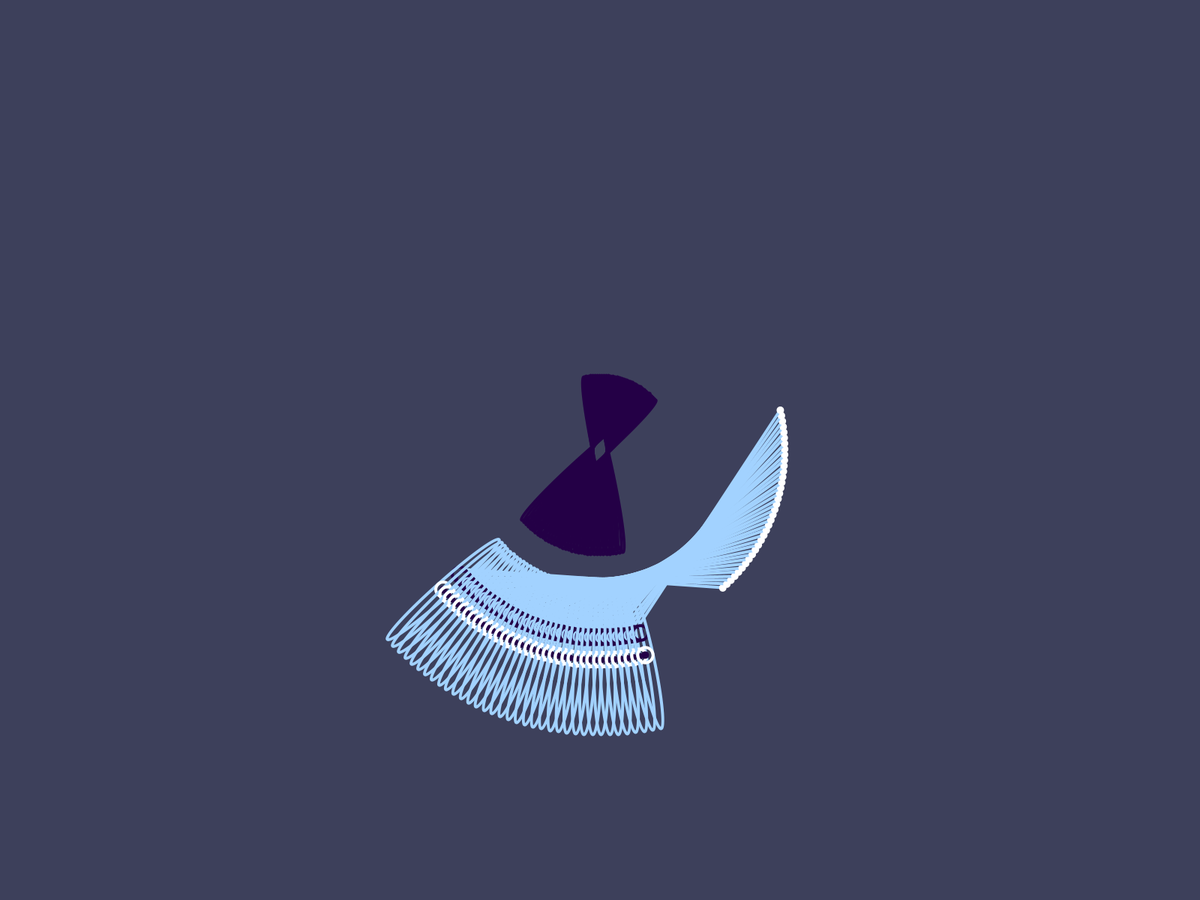
Frame 1 (no input)
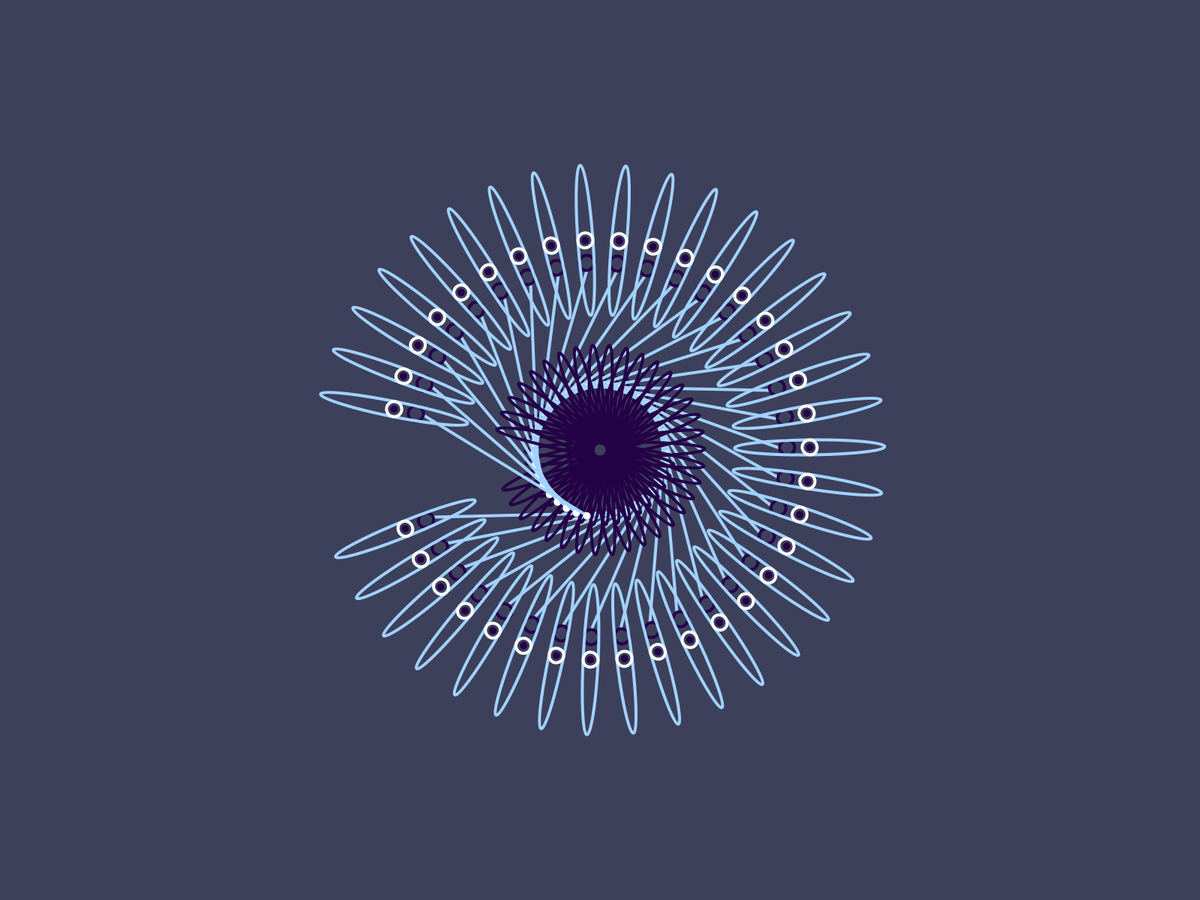
Frame 60 (the mouse pressed at the canvas centre just before this capture)
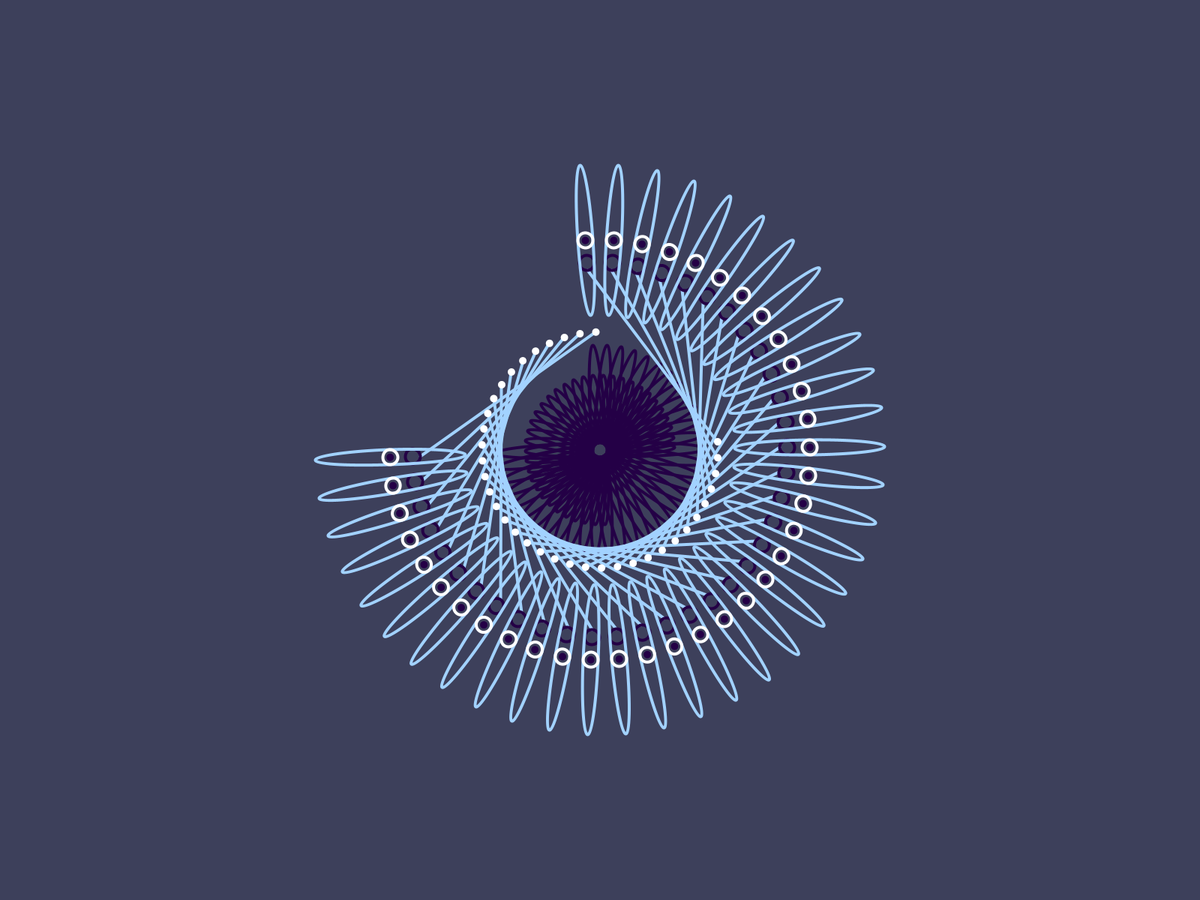
Frame 120 (the mouse held since frame 60 and released just before this capture)

The Processing sketch that drew these frames (run headless with seeded random() and noise(); from frame 60 on, the mouse is pressed at the canvas centre):

// Processing sketch: Percobaan_Tugas_Akhir
// ── Percobaan_Tugas_Akhir.pde
//Motion Graphic Flower in the Circle
/*Nama, NIM: (1) Muhamad Saiful Arif [1903015008]
             (2) Mutiara Zahra Arifin [1903015157]
*/

float b = 280;
float c = 200;
float x = 250;
float y = 250;
float z = 240; //ukuran Bunga Tengah
float circle = 20;
float angle = 100;

void setup(){
  fullScreen();
  //size(1280, 760);
}

void draw(){
  background(61, 64, 91);
  
  translate(width/2,height/2);
  
  rotate(radians(15+angle/3));  
  for(float a=0; a <360; a+=10){
    pushMatrix();
    
    if(angle<360) rotate(radians(a)*cos(radians(angle))); // Membuat Effect Intro
    else rotate(radians(a));
    stroke(162, 210, 255);
    strokeWeight(4);
    line(x*sin(radians(angle)),0,0,y-circle/2);
    
    noStroke();
    fill(255,255,255);
    ellipse(x*sin(radians(angle)),0,circle/2,circle/2); //titik sudut dalam
    
    noStroke();
    fill(36, 0, 70);
    ellipse(0,b,circle/2,circle/2); //titik hiasan luar
    
    stroke(36, 0, 70);
    noFill();
    ellipse(0,y,circle,circle); //lingkaran dalam
    
    stroke(36, 0, 70);
    noFill();
    ellipse(0,circle,circle,z); //bunga dalam
    
    stroke(162, 210, 255);
    noFill();
    ellipse(0,b,circle,c); //tambahan kelopak panjang
    
    stroke(255,255,255);
    noFill();
    ellipse(0,b,circle,circle); //lingkaran luar tambahan
    
    popMatrix();
    
  }
  angle++;
}
